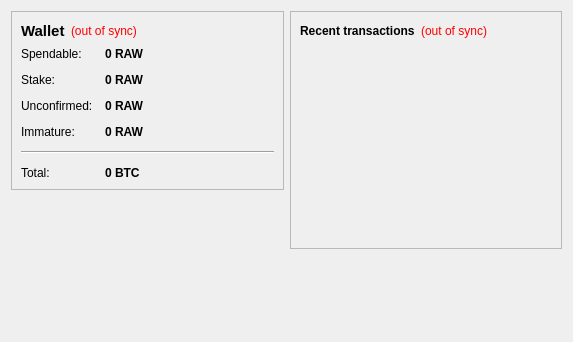
<?xml version="1.0" encoding="UTF-8"?>
<ui version="4.0">
 <class>OverviewPage</class>
 <widget class="QWidget" name="OverviewPage">
  <property name="geometry">
   <rect>
    <x>0</x>
    <y>0</y>
    <width>573</width>
    <height>342</height>
   </rect>
  </property>
  <property name="windowTitle">
   <string>Form</string>
  </property>
  <layout class="QHBoxLayout" name="horizontalLayout" stretch="1,1">
   <item>
    <layout class="QVBoxLayout" name="verticalLayout_2">
     <item>
      <widget class="QFrame" name="frame">
       <property name="frameShape">
        <enum>QFrame::StyledPanel</enum>
       </property>
       <property name="frameShadow">
        <enum>QFrame::Raised</enum>
       </property>
       <layout class="QVBoxLayout" name="verticalLayout_4">
        <item>
         <layout class="QHBoxLayout" name="horizontalLayout_4">
          <item>
           <widget class="QLabel" name="label_5">
            <property name="font">
             <font>
              <pointsize>11</pointsize>
              <weight>75</weight>
              <bold>true</bold>
             </font>
            </property>
            <property name="text">
             <string>Wallet</string>
            </property>
           </widget>
          </item>
          <item>
           <widget class="QLabel" name="labelWalletStatus">
            <property name="toolTip">
             <string>The displayed information may be out of date. Your wallet automatically synchronizes with the RawCoin network after a connection is established, but this process has not completed yet.</string>
            </property>
            <property name="styleSheet">
             <string notr="true">QLabel { color: red; }</string>
            </property>
            <property name="text">
             <string notr="true">(out of sync)</string>
            </property>
            <property name="alignment">
             <set>Qt::AlignLeading|Qt::AlignLeft|Qt::AlignVCenter</set>
            </property>
           </widget>
          </item>
          <item>
           <spacer name="horizontalSpacer_2">
            <property name="orientation">
             <enum>Qt::Horizontal</enum>
            </property>
            <property name="sizeHint" stdset="0">
             <size>
              <width>40</width>
              <height>20</height>
             </size>
            </property>
           </spacer>
          </item>
         </layout>
        </item>
        <item>
         <layout class="QFormLayout" name="formLayout_2">
          <property name="fieldGrowthPolicy">
           <enum>QFormLayout::AllNonFixedFieldsGrow</enum>
          </property>
          <property name="horizontalSpacing">
           <number>12</number>
          </property>
          <property name="verticalSpacing">
           <number>12</number>
          </property>
          <item row="0" column="0">
           <widget class="QLabel" name="label">
            <property name="text">
             <string>Spendable:</string>
            </property>
           </widget>
          </item>
          <item row="0" column="1">
           <widget class="QLabel" name="labelBalance">
            <property name="font">
             <font>
              <weight>75</weight>
              <bold>true</bold>
             </font>
            </property>
            <property name="cursor">
             <cursorShape>IBeamCursor</cursorShape>
            </property>
            <property name="toolTip">
             <string>Your current spendable balance</string>
            </property>
            <property name="text">
             <string notr="true">0 RAW</string>
            </property>
            <property name="textInteractionFlags">
             <set>Qt::LinksAccessibleByMouse|Qt::TextSelectableByKeyboard|Qt::TextSelectableByMouse</set>
            </property>
           </widget>
          </item>
          <item row="1" column="0">
           <widget class="QLabel" name="label_6">
            <property name="text">
             <string>Stake:</string>
            </property>
           </widget>
          </item>
          <item row="1" column="1">
           <widget class="QLabel" name="labelStake">
            <property name="font">
             <font>
              <weight>75</weight>
              <bold>true</bold>
             </font>
            </property>
            <property name="cursor">
             <cursorShape>IBeamCursor</cursorShape>
            </property>
            <property name="toolTip">
             <string>Total of coins that was staked, and do not yet count toward the current balance</string>
            </property>
            <property name="text">
             <string notr="true">0 RAW</string>
            </property>
            <property name="textInteractionFlags">
             <set>Qt::LinksAccessibleByMouse|Qt::TextSelectableByKeyboard|Qt::TextSelectableByMouse</set>
            </property>
           </widget>
          </item>
          <item row="2" column="0">
           <widget class="QLabel" name="label_3">
            <property name="text">
             <string>Unconfirmed:</string>
            </property>
           </widget>
          </item>
          <item row="2" column="1">
           <widget class="QLabel" name="labelUnconfirmed">
            <property name="font">
             <font>
              <weight>75</weight>
              <bold>true</bold>
             </font>
            </property>
            <property name="cursor">
             <cursorShape>IBeamCursor</cursorShape>
            </property>
            <property name="toolTip">
             <string>Total of transactions that have yet to be confirmed, and do not yet count toward the current balance</string>
            </property>
            <property name="text">
             <string notr="true">0 RAW</string>
            </property>
            <property name="textInteractionFlags">
             <set>Qt::LinksAccessibleByMouse|Qt::TextSelectableByKeyboard|Qt::TextSelectableByMouse</set>
            </property>
           </widget>
          </item>
          <item row="3" column="0">
           <widget class="QLabel" name="labelImmatureText">
            <property name="text">
             <string>Immature:</string>
            </property>
           </widget>
          </item>
          <item row="3" column="1">
           <widget class="QLabel" name="labelImmature">
            <property name="font">
             <font>
              <weight>75</weight>
              <bold>true</bold>
             </font>
            </property>
            <property name="toolTip">
             <string>Mined balance that has not yet matured</string>
            </property>
            <property name="text">
             <string notr="true">0 RAW</string>
            </property>
            <property name="textInteractionFlags">
             <set>Qt::LinksAccessibleByMouse|Qt::TextSelectableByKeyboard|Qt::TextSelectableByMouse</set>
            </property>
           </widget>
          </item>
          <item row="4" column="0" colspan="2">
           <widget class="Line" name="line">
            <property name="orientation">
             <enum>Qt::Horizontal</enum>
            </property>
           </widget>
          </item>
          <item row="5" column="0">
           <widget class="QLabel" name="labelTotalText">
            <property name="text">
             <string>Total:</string>
            </property>
           </widget>
          </item>
          <item row="5" column="1">
           <widget class="QLabel" name="labelTotal">
            <property name="font">
             <font>
              <weight>75</weight>
              <bold>true</bold>
             </font>
            </property>
            <property name="cursor">
             <cursorShape>IBeamCursor</cursorShape>
            </property>
            <property name="toolTip">
             <string>Your current total balance</string>
            </property>
            <property name="text">
             <string notr="true">0 BTC</string>
            </property>
            <property name="textInteractionFlags">
             <set>Qt::LinksAccessibleByMouse|Qt::TextSelectableByKeyboard|Qt::TextSelectableByMouse</set>
            </property>
           </widget>
          </item>
         </layout>
        </item>
       </layout>
      </widget>
     </item>
     <item>
      <spacer name="verticalSpacer_3">
       <property name="orientation">
        <enum>Qt::Vertical</enum>
       </property>
       <property name="sizeHint" stdset="0">
        <size>
         <width>20</width>
         <height>40</height>
        </size>
       </property>
      </spacer>
     </item>
     <item>
      <widget class="QLabel" name="label_2">
       <property name="text">
        <string/>
       </property>
       <property name="pixmap">
        <pixmap resource="../bitcoin.qrc">:/images/backg</pixmap>
       </property>
       <property name="scaledContents">
        <bool>false</bool>
       </property>
       <property name="alignment">
        <set>Qt::AlignCenter</set>
       </property>
      </widget>
     </item>
     <item>
      <spacer name="verticalSpacer">
       <property name="orientation">
        <enum>Qt::Vertical</enum>
       </property>
       <property name="sizeHint" stdset="0">
        <size>
         <width>20</width>
         <height>40</height>
        </size>
       </property>
      </spacer>
     </item>
    </layout>
   </item>
   <item>
    <layout class="QVBoxLayout" name="verticalLayout_3">
     <item>
      <widget class="QFrame" name="frame_2">
       <property name="frameShape">
        <enum>QFrame::StyledPanel</enum>
       </property>
       <property name="frameShadow">
        <enum>QFrame::Raised</enum>
       </property>
       <layout class="QVBoxLayout" name="verticalLayout">
        <item>
         <layout class="QHBoxLayout" name="horizontalLayout_2">
          <item>
           <widget class="QLabel" name="label_4">
            <property name="text">
             <string>&lt;b&gt;Recent transactions&lt;/b&gt;</string>
            </property>
           </widget>
          </item>
          <item>
           <widget class="QLabel" name="labelTransactionsStatus">
            <property name="toolTip">
             <string>The displayed information may be out of date. Your wallet automatically synchronizes with the RawCoin network after a connection is established, but this process has not completed yet.</string>
            </property>
            <property name="styleSheet">
             <string notr="true">QLabel { color: red; }</string>
            </property>
            <property name="text">
             <string notr="true">(out of sync)</string>
            </property>
            <property name="alignment">
             <set>Qt::AlignRight|Qt::AlignTrailing|Qt::AlignVCenter</set>
            </property>
           </widget>
          </item>
          <item>
           <spacer name="horizontalSpacer">
            <property name="orientation">
             <enum>Qt::Horizontal</enum>
            </property>
            <property name="sizeHint" stdset="0">
             <size>
              <width>40</width>
              <height>20</height>
             </size>
            </property>
           </spacer>
          </item>
         </layout>
        </item>
        <item>
         <widget class="QListView" name="listTransactions">
          <property name="styleSheet">
           <string notr="true">QListView { background: transparent; }</string>
          </property>
          <property name="frameShape">
           <enum>QFrame::NoFrame</enum>
          </property>
          <property name="verticalScrollBarPolicy">
           <enum>Qt::ScrollBarAlwaysOff</enum>
          </property>
          <property name="horizontalScrollBarPolicy">
           <enum>Qt::ScrollBarAlwaysOff</enum>
          </property>
          <property name="selectionMode">
           <enum>QAbstractItemView::NoSelection</enum>
          </property>
         </widget>
        </item>
       </layout>
      </widget>
     </item>
     <item>
      <spacer name="verticalSpacer_2">
       <property name="orientation">
        <enum>Qt::Vertical</enum>
       </property>
       <property name="sizeHint" stdset="0">
        <size>
         <width>20</width>
         <height>40</height>
        </size>
       </property>
      </spacer>
     </item>
    </layout>
   </item>
  </layout>
 </widget>
 <resources>
  <include location="../bitcoin.qrc"/>
 </resources>
 <connections/>
</ui>
